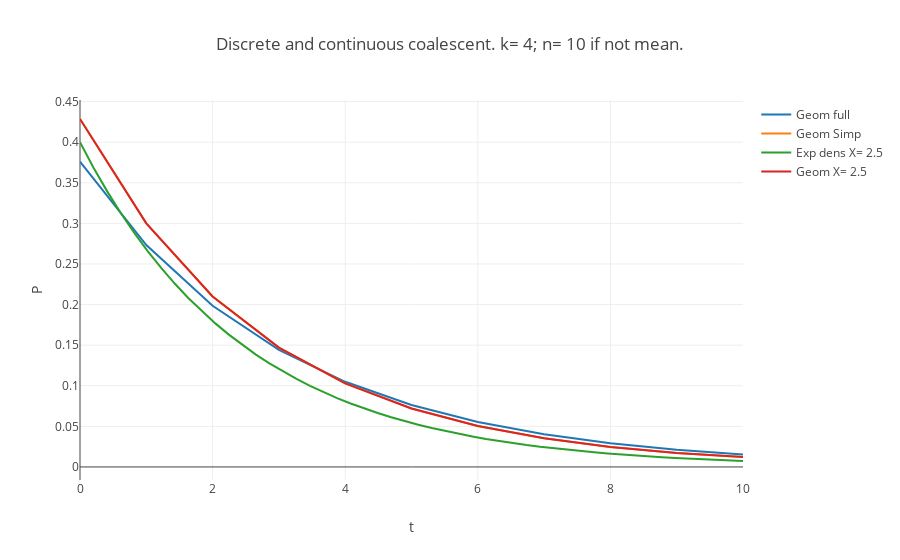

Notebook code for this chart:
### Code cell
X_geom= list(range(11))
X_exp= list(np.linspace(0,10,50))


geomF= [CoalGeomF(x,k= k,Nsamp=Nsamp) for x in X_geom]
geomS= [CoalGeom(x,k= k,Nsamp=Nsamp) for x in X_geom]
geomM= [CoalGeom_mean(x,mean=example_mean) for x in X_geom]

Exp_cdf= [expTk_cdf(x,k= k) for x in X_exp]
Exp_pdf= [expTk_pdf(x,k= k) for x in X_exp]
Exp_mean= [tkdens_mean(x,meanA= example_mean) for x in X_exp]

fig_c= [go.Scatter(
    x= X_geom,
    y= geomF,
    mode= 'lines',
    name= 'Geom full'
)]

fig_geom2= [go.Scatter(
    x= X_geom,
    y= geomS,
    mode= 'lines',
    name= 'Geom Simp'
)]

fig_geom_mean= [go.Scatter(
    x= X_geom,
    y= geomS,
    mode= 'lines',
    name= 'Geom X= {}'.format(example_mean)
)]


fig_exp_II= [go.Scatter(
    x= X_exp,
    y= Exp_mean,
    mode= 'lines',
    name= 'Exp dens X= {}'.format(example_mean)
)]


fig_c.extend(fig_geom2)
fig_c.extend(fig_exp_II)
fig_c.extend(fig_geom_mean)



layout= go.Layout(
    title= 'Discrete and continuous coalescent. k= {}; n= {} if not mean.'.format(k,Nsamp),
    yaxis= dict(title= 'P'),
    xaxis= dict(title= 't')
)


Fig= go.Figure(data= fig_c, layout= layout)
iplot(Fig)

### Figure 1 — Plotly figure (JSON) as saved in the notebook; plotly's stock layout.template omitted (floating-point values rounded to 4 significant figures)
{"data": [{"mode": "lines", "name": "Geom full", "type": "scatter", "uid": "b588ff04-4e32-4728-938f-b2bdfb8dd681", "x": [0, 1, 2, 3, 4, 5, 6, 7, 8, 9, 10], "y": [0.376, 0.2732, 0.1986, 0.1443, 0.1049, 0.07623, 0.0554, 0.04026, 0.02926, 0.02126, 0.01545]}, {"mode": "lines", "name": "Geom Simp", "type": "scatter", "uid": "3c9355a8-f3c2-4683-992c-5e9863a9b7bf", "x": [0, 1, 2, 3, 4, 5, 6, 7, 8, 9, 10], "y": [0.4286, 0.3, 0.21, 0.147, 0.1029, 0.07203, 0.05042, 0.03529, 0.02471, 0.01729, 0.01211]}, {"mode": "lines", "name": "Exp dens X= 2.5", "type": "scatter", "uid": "555ecce1-4b99-4247-8298-2c097435d505", "x": [0, 0.2041, 0.4082, 0.6122, 0.8163, 1.02, 1.224, 1.429, 1.633, 1.837, 2.041, 2.245, 2.449, 2.653, 2.857, 3.061, 3.265, 3.469, 3.673, 3.878, 4.082, 4.286, 4.49, 4.694, 4.898, 5.102, 5.306, 5.51, 5.714, 5.918, 6.122, 6.327, 6.531, 6.735, 6.939, 7.143, 7.347, 7.551, 7.755, 7.959, 8.163, 8.367, 8.571, 8.776, 8.98, 9.184, 9.388, 9.592, 9.796, 10], "y": [0.4, 0.3686, 0.3397, 0.3131, 0.2886, 0.2659, 0.2451, 0.2259, 0.2082, 0.1919, 0.1768, 0.163, 0.1502, 0.1384, 0.1276, 0.1176, 0.1083, 0.09985, 0.09203, 0.08481, 0.07816, 0.07204, 0.06639, 0.06119, 0.05639, 0.05197, 0.0479, 0.04414, 0.04068, 0.03749, 0.03455, 0.03184, 0.02935, 0.02705, 0.02493, 0.02297, 0.02117, 0.01951, 0.01798, 0.01657, 0.01527, 0.01408, 0.01297, 0.01196, 0.01102, 0.01016, 0.009359, 0.008626, 0.007949, 0.007326]}, {"mode": "lines", "name": "Geom X= 2.5", "type": "scatter", "uid": "94576457-f60a-4ad4-a9fa-c78a313a1fd9", "x": [0, 1, 2, 3, 4, 5, 6, 7, 8, 9, 10], "y": [0.4286, 0.3, 0.21, 0.147, 0.1029, 0.07203, 0.05042, 0.03529, 0.02471, 0.01729, 0.01211]}], "layout": {"title": {"text": "Discrete and continuous coalescent. k= 4; n= 10 if not mean."}, "xaxis": {"title": {"text": "t"}}, "yaxis": {"title": {"text": "P"}}}}
